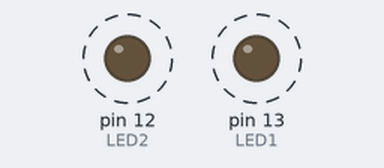
A sketch run on a simulated Arduino Uno, built with avr-gcc and run on an emulated ATmega328P. Shown: output pins drawn as LEDs (lit = HIGH). Dashed ring = blinking.

Above: at 0.2 s.
Timing chart, 0 to 4.6 s (numbered marks = the images above):
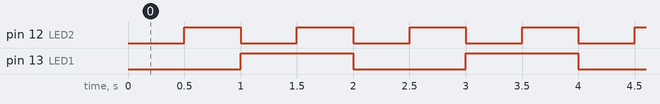

The sketch:

CH_17_06.ino
```cpp
int LED1 = 13, LED2 = 12;    // LED 연결 핀
boolean state1 = false, state2 = false; // LED 상태
// 각 LED를 반전시킨 마지막 시간
unsigned long time_previous1 = 0, time_previous2 = 0;

int INTERVAL1 = 1000, INTERVAL2 = 500;  // LED 반전 시간 간격

void setup() {
  pinMode(LED1, OUTPUT);    // LED 연결 핀을 출력으로 설정
  pinMode(LED2, OUTPUT);
}

void loop() {
  unsigned long time_current = millis();  // 현재까지의 실행 시간

  if (time_current - time_previous1 >= INTERVAL1) {
    time_previous1 = time_current;
    state1 = !state1;
    digitalWrite(LED1, state1);
  }

  if (time_current - time_previous2 >= INTERVAL2) {
    time_previous2 = time_current;
    state2 = !state2;
    digitalWrite(LED2, state2);
  }
}
```

Measured:
- by itself, pin 12 (LED2): alternates HIGH for 0.50 s and LOW for 0.50 s
- by itself, pin 13 (LED1): alternates HIGH for 1.0 s and LOW for 1.0 s
- by itself, everything shown: repeats every 2.0 s, in 4 steps
